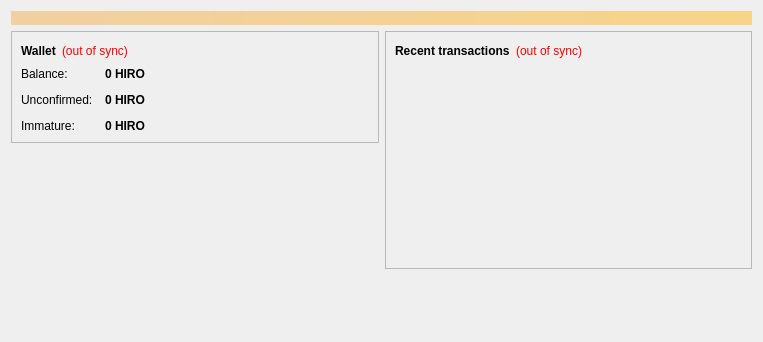
<?xml version="1.0" encoding="UTF-8"?>
<ui version="4.0">
 <class>OverviewPage</class>
 <widget class="QWidget" name="OverviewPage">
  <property name="geometry">
   <rect>
    <x>0</x>
    <y>0</y>
    <width>763</width>
    <height>342</height>
   </rect>
  </property>
  <property name="minimumSize">
   <size>
    <width>763</width>
    <height>342</height>
   </size>
  </property>
  <property name="windowTitle">
   <string>Form</string>
  </property>
  <layout class="QVBoxLayout" name="topLayout">
   <item>
    <widget class="QLabel" name="labelAlerts">
     <property name="visible">
      <bool>false</bool>
     </property>
     <property name="styleSheet">
      <string notr="true">background-color: qlineargradient(x1: 0, y1: 0, x2: 1, y2: 0, stop:0 #F0D0A0, stop:1 #F8D488); color:#000000;</string>
     </property>
     <property name="wordWrap">
      <bool>true</bool>
     </property>
     <property name="margin">
      <number>3</number>
     </property>
    </widget>
   </item>
   <item>
    <layout class="QHBoxLayout" name="horizontalLayout" stretch="1,1">
     <item>
      <layout class="QVBoxLayout" name="verticalLayout_2">
       <item>
        <widget class="QFrame" name="frame">
         <property name="frameShape">
          <enum>QFrame::StyledPanel</enum>
         </property>
         <property name="frameShadow">
          <enum>QFrame::Raised</enum>
         </property>
         <layout class="QVBoxLayout" name="verticalLayout_4">
          <item>
           <layout class="QHBoxLayout" name="horizontalLayout_4">
            <item>
             <widget class="QLabel" name="label_5">
              <property name="font">
               <font>
                <weight>75</weight>
                <bold>true</bold>
               </font>
              </property>
              <property name="text">
               <string>Wallet</string>
              </property>
             </widget>
            </item>
            <item>
             <widget class="QLabel" name="labelWalletStatus">
              <property name="toolTip">
               <string>The displayed information may be out of date. Your wallet automatically synchronizes with the Hirocoin network after a connection is established, but this process has not completed yet.</string>
              </property>
              <property name="styleSheet">
               <string notr="true">QLabel { color: red; }</string>
              </property>
              <property name="text">
               <string notr="true">(out of sync)</string>
              </property>
              <property name="alignment">
               <set>Qt::AlignLeading|Qt::AlignLeft|Qt::AlignVCenter</set>
              </property>
             </widget>
            </item>
            <item>
             <spacer name="horizontalSpacer_2">
              <property name="orientation">
               <enum>Qt::Horizontal</enum>
              </property>
              <property name="sizeHint" stdset="0">
               <size>
                <width>40</width>
                <height>20</height>
               </size>
              </property>
             </spacer>
            </item>
           </layout>
          </item>
          <item>
           <layout class="QFormLayout" name="formLayout_2">
            <property name="fieldGrowthPolicy">
             <enum>QFormLayout::AllNonFixedFieldsGrow</enum>
            </property>
            <property name="horizontalSpacing">
             <number>12</number>
            </property>
            <property name="verticalSpacing">
             <number>12</number>
            </property>
            <item row="0" column="0">
             <widget class="QLabel" name="label">
              <property name="text">
               <string>Balance:</string>
              </property>
             </widget>
            </item>
            <item row="0" column="1">
             <widget class="QLabel" name="labelBalance">
              <property name="font">
               <font>
                <weight>75</weight>
                <bold>true</bold>
               </font>
              </property>
              <property name="cursor">
               <cursorShape>IBeamCursor</cursorShape>
              </property>
              <property name="toolTip">
               <string>Your current balance</string>
              </property>
              <property name="text">
               <string notr="true">0 HIRO</string>
              </property>
              <property name="textInteractionFlags">
               <set>Qt::LinksAccessibleByMouse|Qt::TextSelectableByKeyboard|Qt::TextSelectableByMouse</set>
              </property>
             </widget>
            </item>
            <item row="1" column="0">
             <widget class="QLabel" name="label_3">
              <property name="text">
               <string>Unconfirmed:</string>
              </property>
             </widget>
            </item>
            <item row="1" column="1">
             <widget class="QLabel" name="labelUnconfirmed">
              <property name="font">
               <font>
                <weight>75</weight>
                <bold>true</bold>
               </font>
              </property>
              <property name="cursor">
               <cursorShape>IBeamCursor</cursorShape>
              </property>
              <property name="toolTip">
               <string>Total of transactions that have yet to be confirmed, and do not yet count toward the current balance</string>
              </property>
              <property name="text">
               <string notr="true">0 HIRO</string>
              </property>
              <property name="textInteractionFlags">
               <set>Qt::LinksAccessibleByMouse|Qt::TextSelectableByKeyboard|Qt::TextSelectableByMouse</set>
              </property>
             </widget>
            </item>
            <item row="2" column="0">
             <widget class="QLabel" name="labelImmatureText">
              <property name="text">
               <string>Immature:</string>
              </property>
             </widget>
            </item>
            <item row="2" column="1">
             <widget class="QLabel" name="labelImmature">
              <property name="font">
               <font>
                <weight>75</weight>
                <bold>true</bold>
               </font>
              </property>
              <property name="toolTip">
               <string>Mined balance that has not yet matured</string>
              </property>
              <property name="text">
               <string notr="true">0 HIRO</string>
              </property>
              <property name="textInteractionFlags">
               <set>Qt::LinksAccessibleByMouse|Qt::TextSelectableByKeyboard|Qt::TextSelectableByMouse</set>
              </property>
             </widget>
            </item>
           </layout>
          </item>
         </layout>
        </widget>
       </item>
       <item>
        <spacer name="verticalSpacer">
         <property name="orientation">
          <enum>Qt::Vertical</enum>
         </property>
         <property name="sizeHint" stdset="0">
          <size>
           <width>20</width>
           <height>40</height>
          </size>
         </property>
        </spacer>
       </item>
      </layout>
     </item>
     <item>
      <layout class="QVBoxLayout" name="verticalLayout_3">
       <item>
        <widget class="QFrame" name="frame_2">
         <property name="frameShape">
          <enum>QFrame::StyledPanel</enum>
         </property>
         <property name="frameShadow">
          <enum>QFrame::Raised</enum>
         </property>
         <layout class="QVBoxLayout" name="verticalLayout">
          <item>
           <layout class="QHBoxLayout" name="horizontalLayout_2">
            <item>
             <widget class="QLabel" name="label_4">
              <property name="text">
               <string>&lt;b&gt;Recent transactions&lt;/b&gt;</string>
              </property>
             </widget>
            </item>
            <item>
             <widget class="QLabel" name="labelTransactionsStatus">
              <property name="toolTip">
               <string>The displayed information may be out of date. Your wallet automatically synchronizes with the Hirocoin network after a connection is established, but this process has not completed yet.</string>
              </property>
              <property name="styleSheet">
               <string notr="true">QLabel { color: red; }</string>
              </property>
              <property name="text">
               <string notr="true">(out of sync)</string>
              </property>
              <property name="alignment">
               <set>Qt::AlignRight|Qt::AlignTrailing|Qt::AlignVCenter</set>
              </property>
             </widget>
            </item>
            <item>
             <spacer name="horizontalSpacer">
              <property name="orientation">
               <enum>Qt::Horizontal</enum>
              </property>
              <property name="sizeHint" stdset="0">
               <size>
                <width>40</width>
                <height>20</height>
               </size>
              </property>
             </spacer>
            </item>
           </layout>
          </item>
          <item>
           <widget class="QListView" name="listTransactions">
            <property name="styleSheet">
             <string notr="true">QListView { background: transparent; }</string>
            </property>
            <property name="frameShape">
             <enum>QFrame::NoFrame</enum>
            </property>
            <property name="verticalScrollBarPolicy">
             <enum>Qt::ScrollBarAlwaysOff</enum>
            </property>
            <property name="horizontalScrollBarPolicy">
             <enum>Qt::ScrollBarAlwaysOff</enum>
            </property>
            <property name="selectionMode">
             <enum>QAbstractItemView::NoSelection</enum>
            </property>
           </widget>
          </item>
         </layout>
        </widget>
       </item>
       <item>
        <spacer name="horizontalSpacer_3">
         <property name="orientation">
          <enum>Qt::Horizontal</enum>
         </property>
         <property name="sizeHint" stdset="0">
          <size>
           <width>40</width>
           <height>20</height>
          </size>
         </property>
        </spacer>
       </item>
       <item>
        <spacer name="verticalSpacer_2">
         <property name="orientation">
          <enum>Qt::Vertical</enum>
         </property>
         <property name="sizeHint" stdset="0">
          <size>
           <width>20</width>
           <height>40</height>
          </size>
         </property>
        </spacer>
       </item>
      </layout>
     </item>
    </layout>
   </item>
  </layout>
 </widget>
 <resources/>
 <connections/>
</ui>
